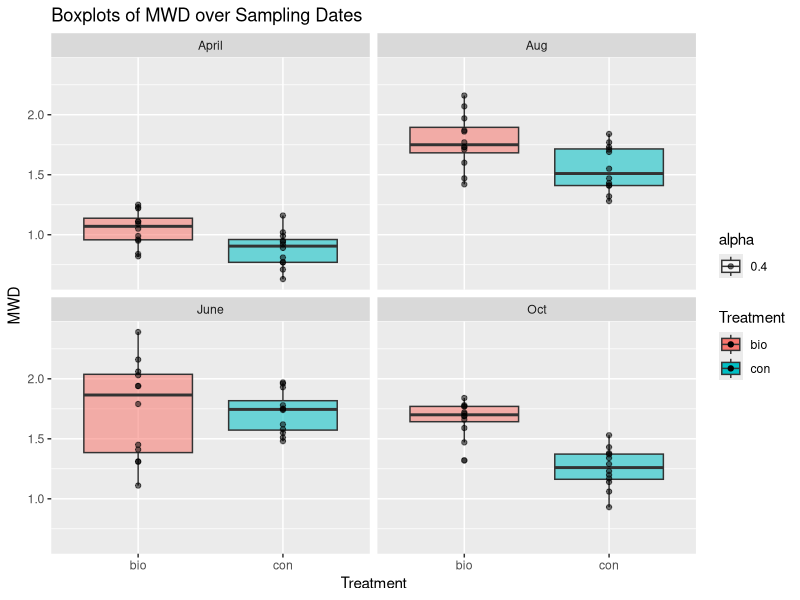
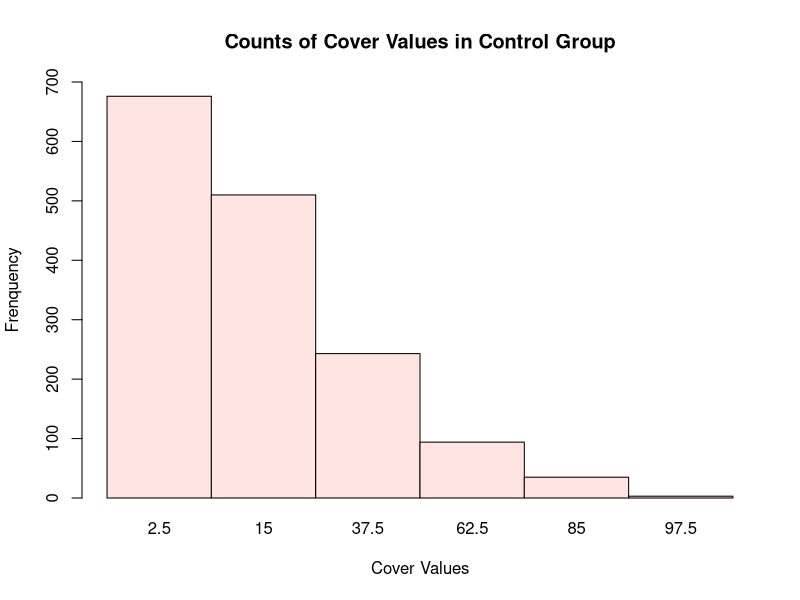
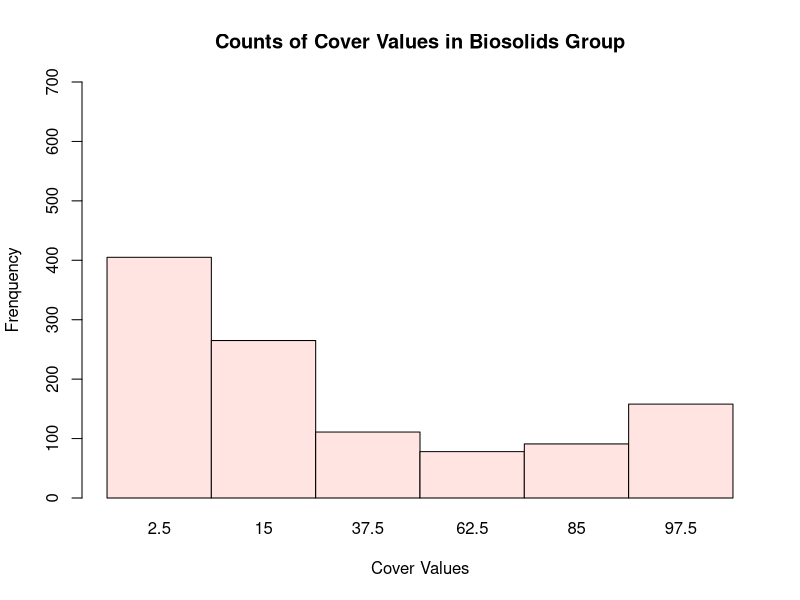

Write R code to recreate these figures, in order. (Note: this script raises an error after producing the figures.)
## ---- chunk 1
library("ggplot2")
library(lme4)
library(reshape2)
library(dplyr)
## ---- chunk 2
soil<-read.table("MWD.csv", sep = ",", header = T) 
ggplot(aes(y=MWD, x=Treatment, fill = Treatment, alpha = 0.4), data=soil) + geom_boxplot() + geom_point() + facet_wrap(~Date) + labs(title="Boxplots of MWD over Sampling Dates")
## ---- chunk 3
group_by(soil,Date,Treatment) %>%
  summarise(mean(MWD), sd(MWD))
## ---- chunk 4
pc <- read.csv("plant_cover.csv", header = T)
pc$Block <- as.factor(pc$Block)
group_by(pc,Block,Treatment) %>%
  summarise(mean(Cover.value), sd(Cover.value))
## ---- chunk 5
table_sum <- tapply(pc$Cover.value,pc$Treatment, table)
table_sum
## ---- chunk 6
barplot(table_sum$Control, space = 0, ylim = c(0,700),xlab = "Cover Values", ylab = "Frenquency", main = "Counts of Cover Values in Control Group", col = "mistyrose")
## ---- chunk 7
barplot(table_sum$Biosolids, space = 0, ,ylim = c(0,700), xlab = "Cover Values", ylab = "Frenquency", main = "Counts of Cover Values in Biosolids Group", col = "mistyrose")
## ---- chunk 8
pc.subset <- subset(pc, Species == "POPR")
table_sum_POPR <- tapply(pc.subset$Cover.value,pc.subset$Treatment, table)
table_sum_POPR
## ---- chunk 9
pc.subset <- pc.subset[ ,c(3,4,9)]
by_blockTrt <- group_by(pc.subset, Block, Treatment)
dat.avg<-summarise(by_blockTrt, y.avg=sum(Cover.value)/50)
add2control <- c("2","Control",0)
dat.avg[8, ] <- add2control

dat.avg$y.avg <- as.numeric(dat.avg$y.avg)
ggplot(aes(x = Block, y = y.avg, group = Treatment, colour = Treatment), data = dat.avg) + geom_point() + geom_line() + labs(x = "Block", y = "Plant Cover Value", title = "Comparison of POPR Cover Values between Biosolids and Control")
## ---- chunk 10
ggplot(aes(y=Cover.value, x=Treatment, fill = Treatment, alpha = 0.4), data=pc.subset) + geom_boxplot() + geom_point() + facet_wrap(~Block)
## ---- chunk 11
hist(soil$MWD, xlab="MWD", main = "Histogram of MWD", col = "mistyrose")
## ---- chunk 12
qqnorm(soil$MWD)
qqline(soil$MWD)
## ---- chunk 13
Date.f = factor(soil$Date,levels(soil$Date)[c(1, 3, 2, 4)])
ggplot(soil, aes(x = Date.f, y = MWD, group = Treatment, colour = Treatment)) +
  stat_summary(fun.y="mean", geom = "line") +
  labs(x = "Date", title = "Change in MWD over 4 Sampling Dates")
## ---- chunk 14
hist(pc.subset$Cover.value, main="Histogram of cover value for POPR", xlab = "Cover value of POPR", col = "mistyrose")
## ---- chunk 15
dat.avg$Treatment <- relevel(dat.avg$Treatment, ref = "Control")
model_avg <- lm(as.numeric(y.avg) ~ Treatment, data = dat.avg)
summary(model_avg)
